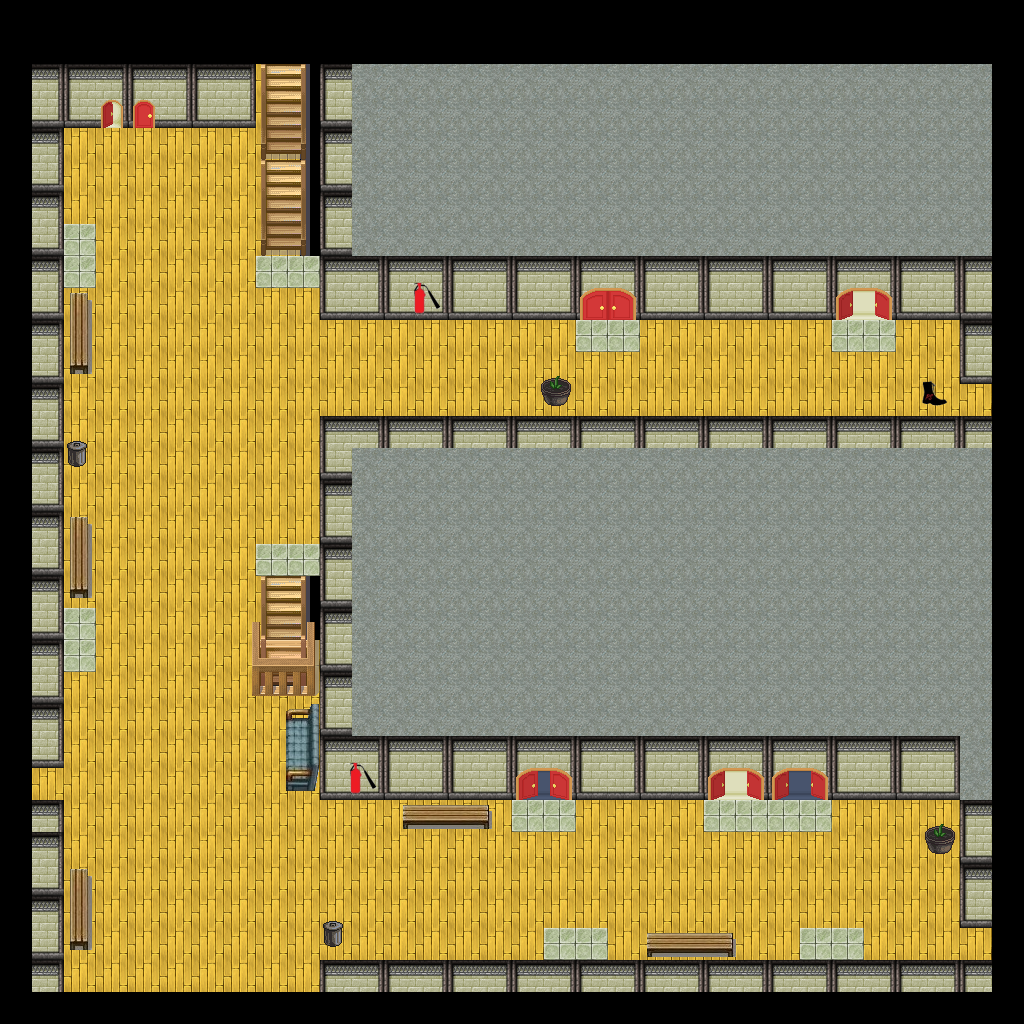

Tiled map render using the project's own tile images. Description and the map definition, with tile-layer contents summarised, below:
An orthogonal 32x32 tile map with 32x32 px tiles, 4 tile layers (Suelo, Paredes, elementos, Marco escalera), 10 tilesets and 2 objects (StartPosition).

<map version="1.0" orientation="orthogonal" width="32" height="32" tilewidth="32" tileheight="32">
 <tileset firstgid="1" name="rpg_maker_vx___tilea3_by_ayene_chan-d5lgb3n" tilewidth="32" tileheight="32">
  <image source="rpg_maker_vx___tilea3_by_ayene_chan-d5lgb3n.png" width="512" height="256" />
 </tileset>
 <tileset firstgid="129" name="tilea5" tilewidth="32" tileheight="32">
  <image source="tilea5.png" width="256" height="512" />
 </tileset>
 <tileset firstgid="257" name="door" tilewidth="32" tileheight="32">
  <image source="door.png" width="256" height="256" />
 </tileset>
 <tileset firstgid="321" name="personaje" tilewidth="32" tileheight="32">
  <image source="personaje.png" width="411" height="290" />
 </tileset>
 <tileset firstgid="429" name="sombra" tilewidth="32" tileheight="32">
  <tileoffset x="12" y="0" />
  <image source="tilea5.png" width="256" height="512" />
 </tileset>
 <tileset firstgid="557" name="escalera" tilewidth="32" tileheight="32">
  <tileoffset x="12" y="0" />
  <image source="escalera.png" width="256" height="928" />
 </tileset>
 <tileset firstgid="789" name="sillas2" tilewidth="32" tileheight="32">
  <tileoffset x="12" y="0" />
  <image source="sillas2.png" width="600" height="600" />
 </tileset>
 <tileset firstgid="1113" name="sillas2" tilewidth="32" tileheight="32">
  <image source="sillas2.png" width="600" height="600" />
 </tileset>
 <tileset firstgid="1437" name="matafuego" tilewidth="32" tileheight="32">
  <tileoffset x="-4" y="-10" />
  <image source="matafuego.png" width="295" height="400" />
 </tileset>
 <tileset firstgid="1545" name="basura" tilewidth="32" tileheight="32">
  <tileoffset x="-4" y="-10" />
  <image source="basura.png" width="1024" height="1024" />
 </tileset>
 <layer name="Suelo" width="32" height="32">
  <data>[1024 cells, 464 non-empty, 2 distinct tile ids]</data>
 </layer>
 <layer name="Paredes" width="32" height="32">
  <data>[1024 cells, 623 non-empty, 8 distinct tile ids]</data>
 </layer>
 <layer name="elementos" width="32" height="32">
  <data>[1024 cells, 68 non-empty, 41 distinct tile ids]</data>
 </layer>
 <layer name="Marco escalera" width="32" height="32">
  <data>[1024 cells, 9 non-empty, 9 distinct tile ids]</data>
 </layer>
 <objectgroup name="hedgehog" width="32" height="32">
  <object name="StartPosition" x="128" y="160" />
 </objectgroup>
 <objectgroup name="snails" width="32" height="32">
  <object x="352" y="352" />
 </objectgroup>
</map>
